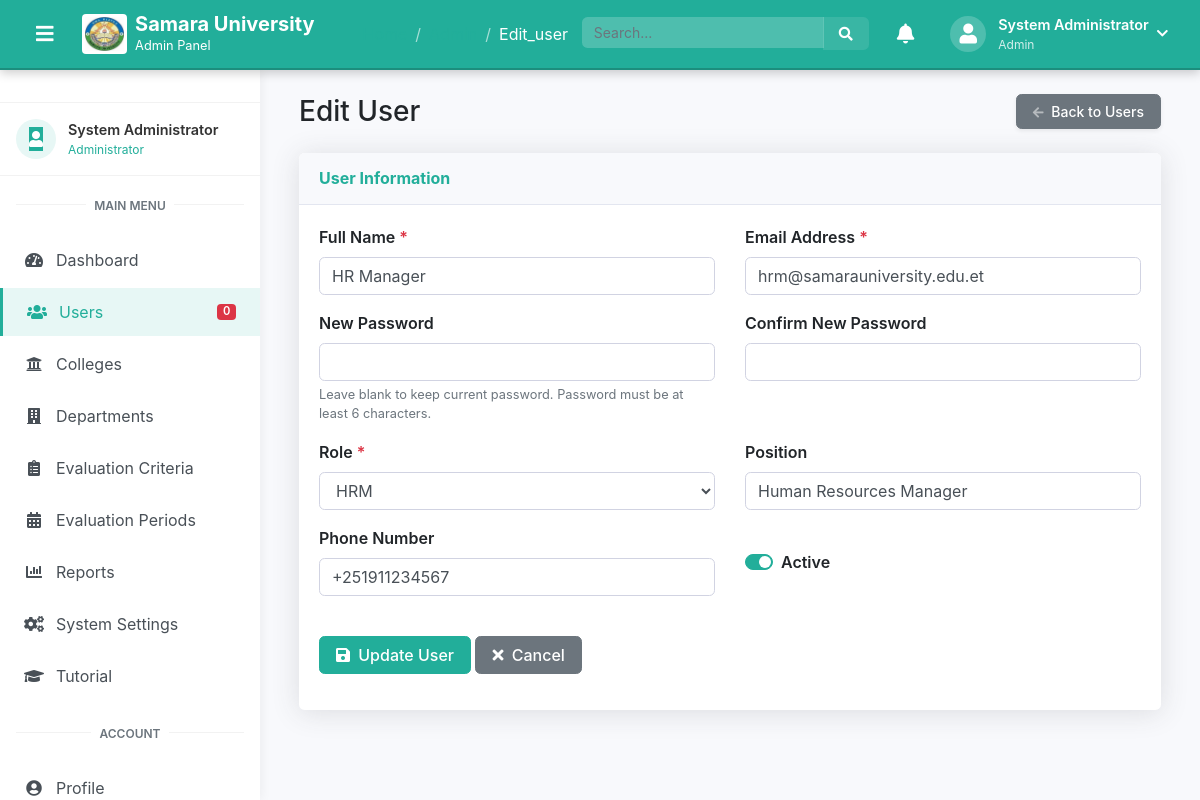
Page /admin/edit_user.php?id=2 (signed in) on the committed database.
### tables this page shows
CREATE TABLE IF NOT EXISTS users (
    user_id INT AUTO_INCREMENT PRIMARY KEY,
    username VARCHAR(50) NOT NULL UNIQUE,
    password VARCHAR(255) NOT NULL,
    email VARCHAR(100) NOT NULL UNIQUE,
    full_name VARCHAR(100) NOT NULL,
    role ENUM('admin', 'dean', 'college', 'head_of_department', 'staff', 'hrm') NOT NULL,
    department_id INT,
    college_id INT,
    position VARCHAR(100),
    profile_image VARCHAR(255),
    bio TEXT,
    phone VARCHAR(20),
    address TEXT,
    status TINYINT(1) DEFAULT 1,
    last_login DATETIME,
    created_at TIMESTAMP DEFAULT CURRENT_TIMESTAMP,
    updated_at TIMESTAMP DEFAULT CURRENT_TIMESTAMP ON UPDATE CURRENT_TIMESTAMP,
    FOREIGN KEY (department_id) REFERENCES departments(department_id) ON DELETE SET NULL,
    FOREIGN KEY (college_id) REFERENCES colleges(college_id) ON DELETE SET NULL
);

### includes/config.php (called while the page is built, shortened)
<?php
$base_url = 'http://localhost/samara_new/';
?>

### admin/edit_user.php (the view, shortened to what this page needs)
<?php
require_once BASE_PATH . '/includes/config.php';
$user_id = isset($_GET['id']) ? (int)$_GET['id'] : 0;
$full_name = '';
$email = '';
$role = '';
$position = '';
$phone = '';
$sql = "SELECT * FROM users WHERE user_id = ?";
$stmt = $conn->prepare($sql);
$stmt->bind_param("i", $user_id);
$stmt->execute();
$result = $stmt->get_result();
if ($result->num_rows === 1) {
    $user = $result->fetch_assoc();
    $full_name = $user['full_name'];
    $email = $user['email'];
    $role = $user['role'];
    $position = $user['position'];
    $phone = $user['phone'];
} else {
    redirect($base_url . 'admin/users.php');
}
include_once BASE_PATH . '/includes/header_management.php';
include_once BASE_PATH . '/includes/sidebar.php';
?>
<div class="dashboard-content">
    <div class="container-fluid">
        <div class="d-sm-flex align-items-center justify-content-between mb-4">
            <h1 class="h3 mb-0 text-gray-800">Edit User</h1>
            <a href="<?php echo $base_url; ?>admin/users.php" class="d-none d-sm-inline-block btn btn-sm btn-secondary shadow-sm">
                <i class="fas fa-arrow-left fa-sm text-white-50 mr-1"></i> Back to Users
            </a>
        </div>
        <div class="card shadow mb-4">
            <div class="card-header py-3">
                <h6 class="m-0 font-weight-bold text-primary">User Information</h6>
            </div>
            <div class="card-body">
                <form method="POST" action="<?php echo htmlspecialchars($_SERVER['PHP_SELF'] . '?id=' . $user_id); ?>" class="needs-validation" novalidate>
                    <div class="row">
                        <div class="col-md-6">
                            <div class="form-group">
                                <label for="full_name">Full Name <span class="text-danger">*</span></label>
                                <input type="text" class="form-control" id="full_name" name="full_name" value="<?php echo htmlspecialchars($full_name); ?>" required>
                            </div>
                        </div>
                        <div class="col-md-6">
                            <div class="form-group">
                                <label for="email">Email Address <span class="text-danger">*</span></label>
                                <input type="email" class="form-control" id="email" name="email" value="<?php echo htmlspecialchars($email); ?>" required>
                            </div>
                        </div>
                    </div>
                    <div class="row">
                        <div class="col-md-6">
                            <div class="form-group">
                                <label for="password">New Password</label>
                                <input type="password" class="form-control" id="password" name="password">
                                <small class="form-text text-muted">Leave blank to keep current password. Password must be at least 6 characters.</small>
                            </div>
                        </div>
                        <div class="col-md-6">
                            <div class="form-group">
                                <label for="confirm_password">Confirm New Password</label>
                                <input type="password" class="form-control" id="confirm_password" name="confirm_password">
                            </div>
                        </div>
                    </div>
                    <div class="row">
                        <div class="col-md-6">
                            <div class="form-group">
                                <label for="role">Role <span class="text-danger">*</span></label>
                                <select class="form-control" id="role" name="role" required>
                                    <option value="hrm" <?php echo ($role === 'hrm') ? 'selected' : ''; ?>>HRM</option>
                                </select>
                            </div>
                        </div>
                        <div class="col-md-6">
                            <div class="form-group">
                                <label for="position">Position</label>
                                <input type="text" class="form-control" id="position" name="position" value="<?php echo htmlspecialchars($position); ?>">
                            </div>
                        </div>
                    </div>
                    <div class="row">
                        <div class="col-md-6">
                            <div class="form-group">
                                <label for="phone">Phone Number</label>
                                <input type="text" class="form-control" id="phone" name="phone" value="<?php echo htmlspecialchars($phone); ?>">
                            </div>
                        </div>
                        <div class="col-md-6">
                            <div class="form-group">
                                <div class="custom-control custom-switch mt-4">
                                    <label class="custom-control-label" for="status">Active</label>
                                </div>
                            </div>
                        </div>
                    </div>
                    <div class="form-group mt-4">
                        <button type="submit" class="btn btn-primary">
                            <i class="fas fa-save mr-1"></i> Update User
                        </button>
                        <a href="<?php echo $base_url; ?>admin/users.php" class="btn btn-secondary">
                            <i class="fas fa-times mr-1"></i> Cancel
                        </a>
                    </div>
                </form>
            </div>
        </div>
    </div>
</div>
<?php
include_once BASE_PATH . '/includes/footer_management.php';
?>

### assets/css/style.css (style rules this page uses)
:root { --primary-color: #22AE9A; --primary-dark: #1c8e7d; --primary-light: #7fd9ca; --primary-very-light: #e7f7f5; --primary-rgb: 34, 174, 154; --secondary-color: #6c757d; --secondary-dark: #5a6268; --secondary-light: #a1a8ae; --secondary-very-light: #f8f9fa; --secondary-rgb: 108, 117, 125; --text-primary: #212529; --text-secondary: #6c757d; --text-light: #f8f9fa; --border-radius: 0.35rem; --box-shadow: 0 0.15rem 1.75rem 0 rgba(58, 59, 69, 0.15); --transition: all 0.3s ease; }
body { font-family: 'Nunito', -apple-system, BlinkMacSystemFont, "Segoe UI", Roboto, "Helvetica Neue", Arial, sans-serif; font-size: 1rem; font-weight: 400; line-height: 1.5; color: var(--text-primary); background-color: #f8f9fc; }
a { color: var(--primary-color); text-decoration: none; transition: var(--transition); }
h1, h2, h3, h4, h5, h6 { font-weight: 700; margin-bottom: 0.5rem; line-height: 1.2; }
.text-primary { color: var(--primary-color) !important; }
.btn { border-radius: var(--border-radius); padding: 0.375rem 1rem; font-weight: 500; transition: var(--transition); }
.btn-primary { background-color: var(--primary-color); border-color: var(--primary-color); }
.form-control { border-radius: var(--border-radius); padding: 0.375rem 0.75rem; border: 1px solid #d1d3e2; transition: var(--transition); }
.form-group { margin-bottom: 1rem; }
label { font-weight: 600; margin-bottom: 0.5rem; color: var(--text-primary); }
.card { border: none; border-radius: var(--border-radius); box-shadow: var(--box-shadow); margin-bottom: 1.5rem; transition: var(--transition); }
.card-header { background-color: #f8f9fc; border-bottom: 1px solid #e3e6f0; padding: 1rem 1.25rem; border-top-left-radius: var(--border-radius) !important; border-top-right-radius: var(--border-radius) !important; }
.card-body { padding: 1.25rem; }
.shadow-sm { box-shadow: 0 0.125rem 0.25rem rgba(0, 0, 0, 0.075) !important; }
.shadow { box-shadow: var(--box-shadow) !important; }

### assets/css/theme.css (style rules this page uses)
:root { --admin-primary: #22AE9A; --admin-primary-dark: #1c8e7d; --admin-primary-light: #7fd9ca; --admin-primary-very-light: #e7f7f5; --admin-primary-rgb: 34, 174, 154; --college-primary: #2ECC71; --college-primary-dark: #27AE60; --college-primary-light: #82E0AA; --college-primary-very-light: #E9F7EF; --college-primary-rgb: 46, 204, 113; --dean-primary: #9B59B6; --dean-primary-dark: #8E44AD; --dean-primary-light: #D2B4DE; --dean-primary-very-light: #F4ECF7; --dean-primary-rgb: 155, 89, 182; --head-primary: #3498DB; --head-primary-dark: #2980B9; --head-primary-light: #85C1E9; --head-primary-very-light: #EBF5FB; --head-primary-rgb: 52, 152, 219; --hrm-primary: #E67E22; --hrm-primary-dark: #D35400; --hrm-primary-light: #F0B27A; --hrm-primary-very-light: #FDF2E9; --hrm-primary-rgb: 230, 126, 34; --staff-primary: #6A5ACD; --staff-primary-dark: #483D8B; --staff-primary-light: #9E91E7; --staff-primary-very-light: #F0EEF9; --staff-primary-rgb: 106, 90, 205; }
.admin-theme { --primary-color: var(--admin-primary); --primary-dark: var(--admin-primary-dark); --primary-light: var(--admin-primary-light); --primary-very-light: var(--admin-primary-very-light); --primary-rgb: var(--admin-primary-rgb); }
.btn-theme { background-color: var(--primary-color); border-color: var(--primary-color); color: #ffffff; }
.text-theme { color: var(--primary-color) !important; }
.custom-control-input:checked ~ .custom-control-label::before { background-color: var(--primary-color); border-color: var(--primary-color); }

### assets/css/management.css (style rules this page uses)
.dashboard-content { margin-left: 260px; margin-top: 70px; min-height: calc(100vh - 70px); transition: all 0.3s ease; padding: 1.5rem; background-color: #f8f9fc; }

### rows in the picture
users: full_name "HR Manager", email "hrm@samarauniversity.edu.et", role "HRM", position "Human Resources Manager", phone "+251911234567"

### other values in the picture
$page_title "Edit_user"
$user_name "System Administrator"
$user_role "Admin"
$item['title'] "Dashboard"
$item['title'] "Users"
$item['badge']['count'] "0"
$item['title'] "Colleges"
$item['title'] "Departments"
$item['title'] "Evaluation Criteria"
$item['title'] "Evaluation Periods"
$item['title'] "Reports"
$item['title'] "System Settings"
$item['title'] "Tutorial"
